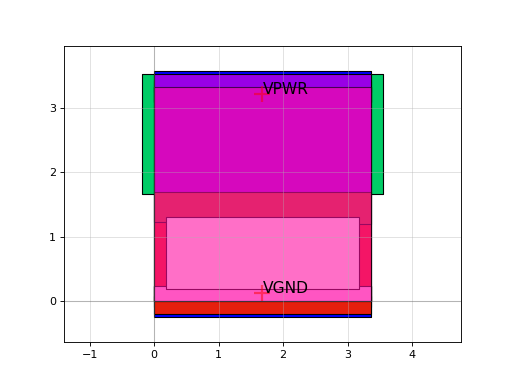

Write the Python code that produced this figure.
import sky130

c = sky130.components.sky130_fd_sc_hs__o2111ai_1()
c.plot()
